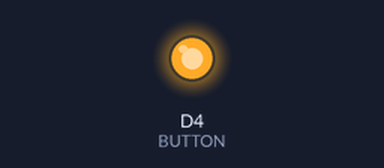
The sketch below on a simulated ESP8266 (NodeMCU). Shown: output pins drawn as LEDs (lit = HIGH). WiFi joins after 1.5 s; servers stay silent unless stated; what the sketch prints to the serial monitor is not drawn.

Above: at 3.3 s.
At 6.15 s:
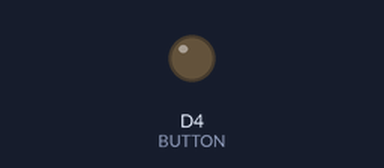
Timing chart, 0 to 8.2 s (numbered marks = the images above):
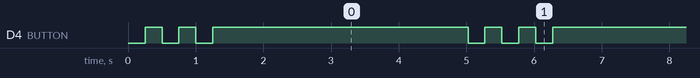

Measured:
- by itself, D4 (BUTTON): repeats every 5.0 s: HIGH 0.25 s, LOW 0.25 s, HIGH 3.8 s, LOW 0.25 s, HIGH 0.25 s, LOW 0.25 s
- by itself, everything shown: repeats every 5.0 s, in 6 steps

The sketch:

esp_client.ino
```cpp
const String  clientName = "1";
//------------------------------------------------------------------------------------
#include <Wire.h>
#include <ESP8266WiFi.h>
//------------------------------------------------------------------------------------
#define       BUTTON    D4        // Connectivity ReInitiate Button
#define       TWI_FREQ  400000L   // I2C Frequency Setting To 400KHZ
//------------------------------------------------------------------------------------
long          nextPing;
int           pingInterval = 2000;
long          lastPong;
int           lastButtonState   = HIGH;
//------------------------------------------------------------------------------------
char*         serverSSID;
char*         serverPassword;
IPAddress     serverAddr(192, 168, 4, 1);
WiFiClient    btnClient;
//====================================================================================

void setup() {
  Serial.println("");
  Serial.println("=========================================");
  Wire.begin();                   // Begin I2C
  Wire.setClock(TWI_FREQ);        // Set frequency
  Serial.begin(115200);
  pinMode(BUTTON, INPUT_PULLUP);
  pinMode(2, OUTPUT);
  WiFi.mode(WIFI_STA);            // Avoid broadcasting SSID
  WiFi.begin("ESP_Relay");        // Server SSID
  Serial.println(" [>] Connecting to " + WiFi.SSID());
  CheckConnectivity();            // Checking For Connection
  Serial.println(" [>] Client connected");

  Serial.println(" [>] Connected To      : " + String(WiFi.SSID()));
  Serial.println(" [>] Signal Strenght   : " + String(WiFi.RSSI()) + " dBm");
  Serial.print  (" [>] Server IP Address : ");
  Serial.println(serverAddr);
  Serial.print  (" [>] Device IP Address : ");
  Serial.println(WiFi.localIP());
  Serial.println("=========================================");

  nextPing = millis() + pingInterval;
  lastPong = millis();

  sendReq();
}

//====================================================================================

void loop()
{
  long currMill = millis();

  if (currMill > (lastPong + 2500)) {
    Serial.println(" [>] Connection lost - Restarting...");
    WiFi.disconnect();
    delay(1000);
    setup();
  }

  if (currMill > nextPing) {
    nextPing = millis() + pingInterval;
    pingServer();
  }

  readServer();
  readBtn();
}

//====================================================================================

void readBtn() {
  int reading = digitalRead(BUTTON);
  if (reading != lastButtonState) {
    if (reading == HIGH) {
      Serial.println(" [>] Button released");
      btnClient.println(clientName + ":released");
      btnClient.flush();
    } else {
      Serial.println(" [>] Button pressed");
      btnClient.println(clientName + ":pressed");
      btnClient.flush();
    }
    lastButtonState = reading;
  }
}

//====================================================================================

void CheckConnectivity() {
  while (WiFi.status() != WL_CONNECTED) {
    Serial.println(" [>] Finding server...");
    digitalWrite(2, LOW);
    delay(250);
    digitalWrite(2, HIGH);
    delay(250);
  }
}

//====================================================================================

void sendReq() {
  btnClient.stop();
  if (btnClient.connect(serverAddr, 9001)) {
    Serial.println    (" [+] " + clientName + ":connect");
    btnClient.println (clientName + ":connect");
  }
}

void pingServer() {
  Serial.println(" [>] " + clientName + ":ping");
  btnClient.println(clientName + ":ping");
  btnClient.flush();
}

void readServer() {
  if (btnClient && btnClient.connected()) {
    if (btnClient.available()) {
      while (btnClient.available()) {
        String clientMsg = btnClient.readStringUntil('\n');
        clientMsg.trim();
        if (clientMsg == "pong") {
          lastPong = millis();
        }
        Serial.println(" [>] Server:" + clientMsg);
      }
    }
  } else {
    Serial.println(" [>] Lost connection...");
  }
}
//====================================================================================
```
